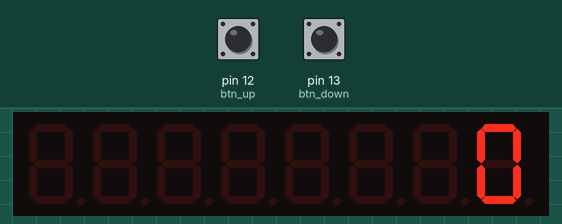
A program run on a simulated MicroPython board. Shown: 8-digit seven-segment display. The test bench sets the inputs (shaded band); at power-on: pin 13 (btn_down) HIGH, pin 12 (btn_up) HIGH.

Above: at 1.2 s.
1.3 s: pin 13 (btn_down) pulled LOW for 3.2 s
At 5.5 s:
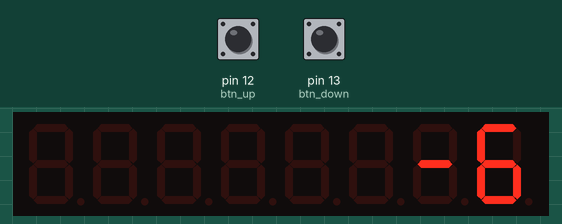
6.0 s: pin 13 (btn_down) pulled LOW for 0.15 s
At 6.9 s:
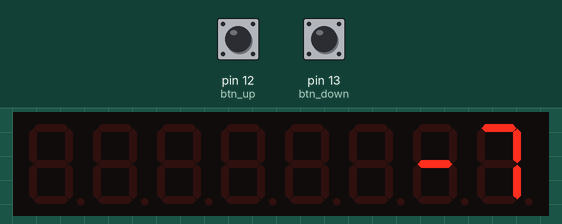
Timing chart, 0 to 9.0 s (numbered marks = the images above; inputs shaded):
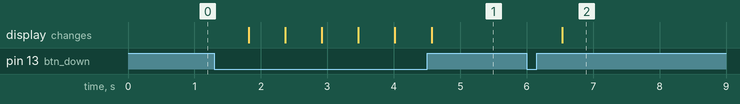

The program:

act2.py
```python
from machine import Pin, SPI
import max7219_8digit
import time

spi = SPI(0, baudrate=10000000, polarity=1, phase=0, sck=Pin(2), mosi=Pin(3))
ss = Pin(5, Pin.OUT)
display = max7219_8digit.Display(spi, ss)

# Entradas de control
btn_up = Pin(12, Pin.IN, Pin.PULL_UP)
btn_down = Pin(13, Pin.IN, Pin.PULL_UP)

contador = 0

while True:
    if btn_up.value() == 0:
        contador += 1
        time.sleep(0.5)
    elif btn_down.value() == 0:
        contador -= 1
        time.sleep(0.5)

    # Formatear a 8 espacios para el display
    texto_contador = "{:8d}".format(contador)
    display.write_to_buffer(texto_contador)
    display.display()
    time.sleep(0.05)
```

Measured:
- after the input at 1.3 s, the display: first changes after 0.52 s (image 1 shows a later state)
- after the input at 6.0 s, the display: changes after 0.53 s (image 2)
